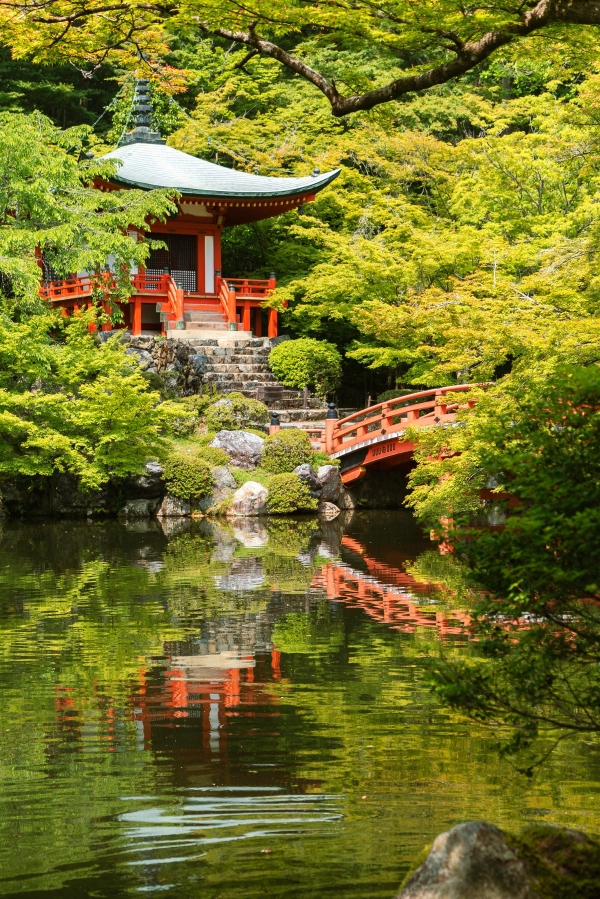
#> input picture frontend/src/assets/photos/web/david-emrich-VCM99u6HltA-unsplash.jpg, 1800 x 2695 px, found by its file name (shown at 1/3 size)
$ python explore_assets.py
#> lines starting #> are read from the running program, lines starting #| are printed output that depends on the picture
"""Prepare the Explore page's images from the ignored media/ library. Run with Python and Pillow.

    python frontend/scripts/explore_assets.py

Writes WebP derivatives to public/images/explore/ (committed), so the page doesn't depend on media/,
which Git ignores. Long edges are capped and orientation is corrected.
"""
from pathlib import Path

from PIL import Image, ImageOps

ROOT = Path(__file__).resolve().parents[1]
MEDIA = ROOT / 'media'
OUT = ROOT / 'public' / 'images' / 'explore'

# Destination photographs: (file in media/web, long edge).
PLACES = {
    'kyoto-garden': 'david-emrich-VCM99u6HltA-unsplash.jpg',
    'porto-douro': 'will-goodman-1EikowqH9fs-unsplash.jpg',
    'tokyo-alley': 'matthieu-buhler-PaFHv0Zi71E-unsplash.jpg',
    'alpine-lake': 'datingscout-RlQ29vvbU2Q-unsplash.jpg',
    'prague-rooftops': 'fredy-martinez-frd7WNzipdU-unsplash.jpg',
    'seoul-palace': 'brady-bellini-t5dGNNQVwg8-unsplash.jpg',
    'fuji-blossom': 'jj-ying-9Qwbfa_RM94-unsplash.jpg',
    'budapest-aerial': 'philipp-trubchenko-oOTo9nR7f9Q-unsplash.jpg',
    'sydney-harbour': 'caleb-JmuyB_LibRo-unsplash.jpg',
    'izakaya-lane': 'pema-g-lama-6cfK0SEtpbY-unsplash.jpg',
    'pagoda-fuji': '3rd.jpg',
    'luxembourg-dusk': 'pedro-lastra-5g8dJvtYRYA-unsplash.jpg',
    'dubai-marina': 'kate-trysh-U3CntDq16yY-unsplash.jpg',
    'osaka-night': 'shigeki-wakabayashi-6nuz52vsbWc-unsplash.jpg',
    'new-york': 'pierre-blache-VMNG8BYFQfs-unsplash.jpg',
    'fuji-dusk': 'hero-bg.jpg',
    'contrail': 'ben-klewais-nLE3eLaQA6A-unsplash.jpg',
}

# Mood photographs from media/mmm/photography, by file-name prefix.
MOODS = {
    'prayer-flags-sunrise': '01865dc7',
    'sunlit-water': 'e54db8a5',
    'surfers-cliff': 'eb080185',
    'beach-leap': '191a0097',
    'alpine-jacket': 'aec94afc',
    'valley-rain-run': 'e9461727',
    'climber-blue-rock': 'ba5db82e',
    'motorbike-road': 'b6674e4a',
    'camp-by-the-sea': 'd883223e',
    'pink-umbrellas': 'd5b1a877',
    'headlamp-night': 'fb4c759d',
    'big-moon': 'e18f9f47',
    'gulls-and-ramparts': '98d7c531',
    'crosswalk-shadows': '7c19ca78',
}


def save(image: Image.Image, target: Path, edge: int) -> None:
    image = ImageOps.exif_transpose(image)
    image = image.convert('RGB')
    image.thumbnail((edge, edge), Image.Resampling.LANCZOS)
    target.parent.mkdir(parents=True, exist_ok=True)
    image.save(target, quality=82, method=6)


if __name__ == '__main__':
    for name, file in PLACES.items():
        with Image.open(MEDIA / 'web' / file) as source:
#> source is the input picture: PIL image 1800x2695 RGB; mean R, G, B 115.3, 113.6, 39.1
            save(source, OUT / 'places' / f'{name}.webp', 1600)
#> in save, `image.thumbnail((edge, edge), Image.Resampling.LANCZOS)`:
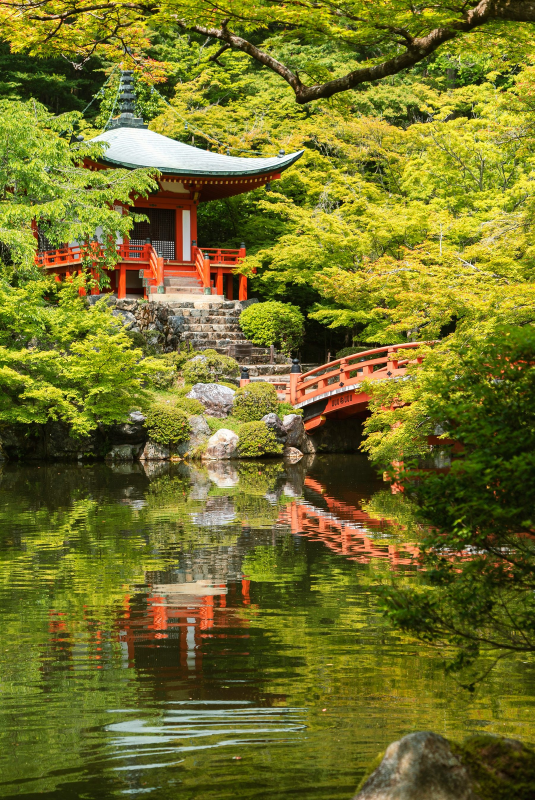
#> image: PIL image 1069x1600 RGB (shown at 1/2 size); mean R, G, B 115.3, 113.6, 39.2
#> pass 2 of the loop `for name, file in PLACES.items():`:
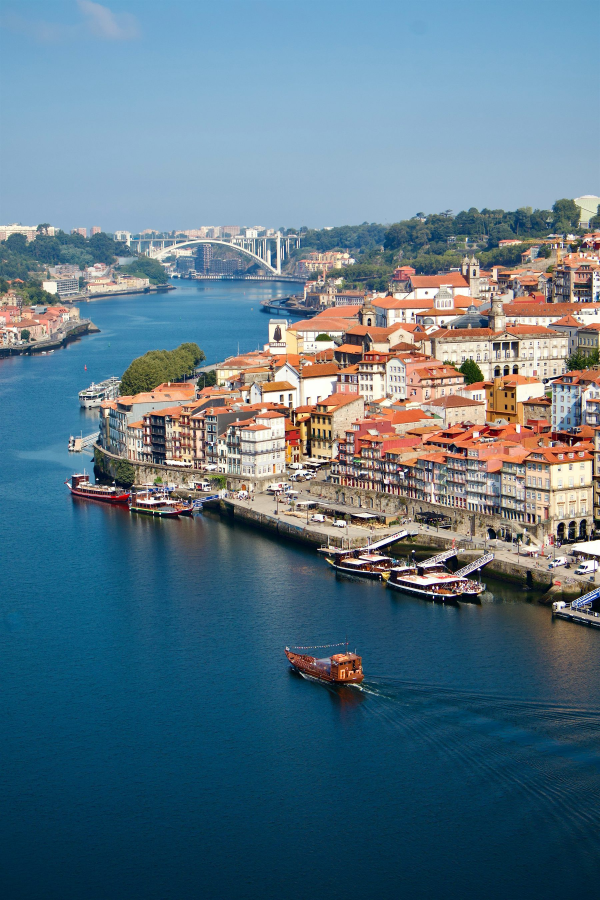
#> input picture frontend/src/assets/photos/web/will-goodman-1EikowqH9fs-unsplash.jpg, 1800 x 2700 px, found by its file name (shown at 1/3 size)
#> source is the input picture: PIL image 1800x2700 RGB; mean R, G, B 91.4, 118.3, 133.9
#> in save (call 2), `image.thumbnail((edge, edge), Image.Resampling.LANCZOS)`:
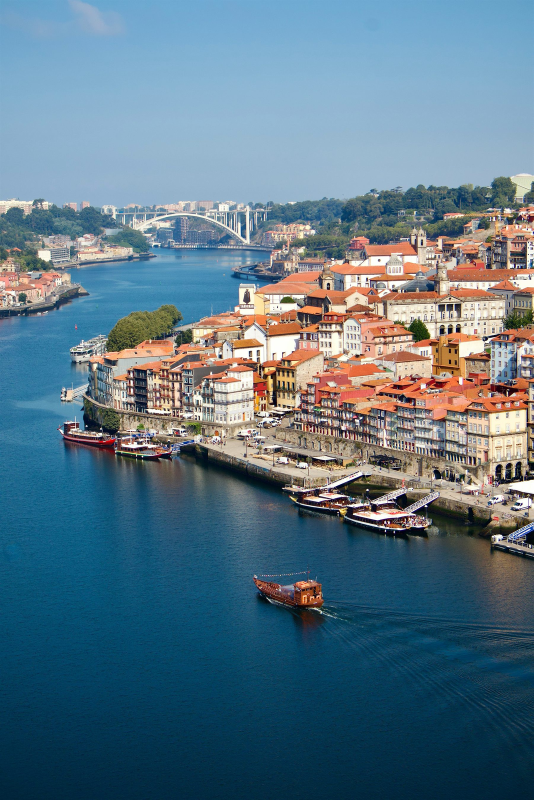
#> image: PIL image 1067x1600 RGB (shown at 1/2 size); mean R, G, B 91.4, 118.3, 133.9
#> (the run stopped early here; a loop or call above may not have finished)
